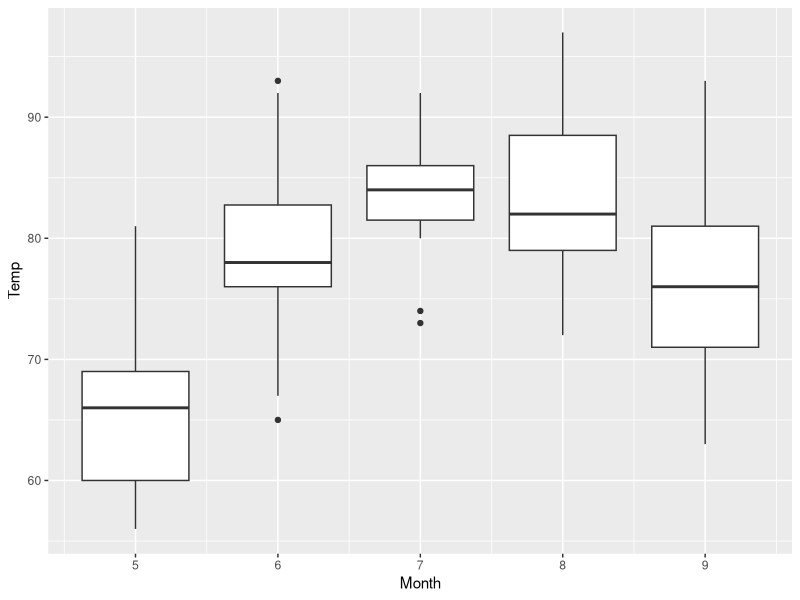

The R source for this figure:
# 변수 생성
# = : ~를 ~에 저장하여라 (할당)
a=2
print(a)
# [1] 2

# == 또는 !=
# == : 맞는지 판단하여라
# != : 틀린지 판단하여라
a = 2
a ==2
# [1] TRUE
a != 2
# [1] FALSE

# 벡터(Vector)
# c() = combind의 약자
# 벡터의 생성
# c(값1, 값2…)
x1 = c(1,2,3,4)
x1
# [1] 1 2 3 4

# seq()
x1 = c(1:10)
x1
# [1]  1  2  3  4  5  6  7  8  9 10

x2 = seq(1,10,2)
x2
# [1] 1 3 5 7 9

# rep()
# rep = repeat의 약자
# rep(반복할 값, 반복할 횟수)

y = rep(1,10)
y
# [1] 1 1 1 1 1 1 1 1 1 1
y2 = rep(c(1,10),2)
y2
# [1]  1 10  1 10
y3 = rep(c(1,100), c(2,2))
y3
# [1]   1   1 100 100

# 리스트(List)
# 리스트는 (키, 값) 형태로 데이터를 저장하는 R의 모든 객체를 담을 수 있는 데이터 구조
# list(key=value, key=value...)
a=list(
  x=c('poeun', 'pouen1'),
  y=c(1,2))
a$x  
# [1] "poeun"  "pouen1"
a$y
# [1] 1 2

# matrix(): matrix(data = 데이터 , nrow = 행의 수, ncol = 열의 수, byrow = 행/열 기준, dimnames = 행과 열의 이름 리스트)
# byrow는 TRUE이면 행을 기준으로 입력, FALSE이면 열을 기준으로 입력한다. (default = FALSE)
x1=c(1:8)
x1
# [1] 1 2 3 4 5 6 7 8

MATRIX_R = matrix(
  data =x1,
  nrow =4
)
MATRIX_R
#      [,1] [,2]
# [1,]    1    5
# [2,]    2    6
# [3,]    3    7
# [4,]    4    8

MATRIX_C = matrix(
  data = x1,
  ncol = 4
)
MATRIX_C
#      [,1] [,2] [,3] [,4]
# [1,]    1    3    5    7
# [2,]    2    4    6    8

# dataframe의 생성
# data.frame(변수명1=벡터1)
# head() : 데이터의 상단 부분을 지정해주는 행만큼 출력해주는 함수
DATA_SET = data.frame(
  x1 = c(1:10),
  x1_2 = seq(1,10,1),
  x2 = seq(1,10,2),
  y = rep(1,10)
)
head(DATA_SET, 3)
#   x1 x1_2 x2 y
# 1  1    1  1 1
# 2  2    2  3 1
# 3  3    3  5 1



# length()
# 1차원 벡터일 경우
# 벡터에 속한 원소의 갯수
length(x1)

length(c(1:10))
# [1] 10

# dim()
# 2차원 행렬, 데이터프레임인 경우
# 첫번째 : 행의 개수, 두번째 : 열의 개수
dim(MATRIX_R)
# [1] 4 2

dim(DATA_SET)
# [1] 10  4

# c() : 들어오는 값들을 묶어 하나의 벡터로 만드는 기능을 실행
# ()안에는 분석하고자 하는 원소값들이 입력되어야 한다.
a=c(1,2,3,4,5)
a
# [1] 1 2 3 4 5

# {}는 for, if문 등에서 조건식을 삽입할 때 쓰인다.

for(i in c(1:5)){
  print(i)
}
# [1] 1
# [1] 2
# [1] 3
# [1] 4
# [1] 5

B = c() # 빈 공간의 벡터 생성

for(k in seq(1,10,2)){
  B=c(B,k)
}
B
# [1] 1 3 5 7 9

# []는 index를 입력해야 될 때 쓰인다.

# 1, 2번째 값
a[1:2]
# [1] 1 2
# 3번째 값 빼고
a[-3]
# [1] 1 2 4 5
a[c(1,2,4,5)]
# [1] 1 2 4 5

DATA_SET
#    x1 x1_2 x2 y
# 1   1    1  1 1
# 2   2    2  3 1
# 3   3    3  5 1
# 4   4    4  7 1
# 5   5    5  9 1
# 6   6    6  1 1
# 7   7    7  3 1
# 8   8    8  5 1
# 9   9    9  7 1
# 10 10   10  9 1

# 1행 전부
DATA_SET[1,]
#   x1 x1_2 x2 y
# 1  1    1  1 1

# 1열 전부
DATA_SET[,1]
#  [1]  1  2  3  4  5  6  7  8  9 10

# 1,2,3행 & 2열 빼고 나머지
DATA_SET[c(1,2,3),-2]
#   x1 x2 y
# 1  1  1 1
# 2  2  3 1
# 3  3  5 1


# as.Date(변수, format='날짜 형식')

DATE_O = '2021-11-05'
str(DATE_O)
# chr "2021-11-05"
DATE_C = as.Date(DATE_O, format = '%Y-%m-%d')
str(DATE_C)
# Date[1:1], format: "2021-11-05"

# as.POSIXct(날짜, format = '날짜형식')

DATE_02 = '2021-11-05 23:13:23'
DATE_P = as.POSIXct(DATE_02, format = '%Y-%m-%d %H:%M:%S')
DATE_P
# [1] "2021-11-05 23:13:23 KST"

# format(날짜변수, '형식)

format(DATE_P, '%A')
# [1] "금요일"
format(DATE_P, '%M')
# [1] "13"
format(DATE_P, '%Y')
# [1] "2021"

# as()

x=c(1,2,3,4,5,6,7,8,9,10)
x1 = as.integer(x) ; str(x1)
# int [1:10] 1 2 3 4 5 6 7 8 9 10
x2 = as.numeric(x) ; str(x2)
# num [1:10] 1 2 3 4 5 6 7 8 9 10
x3 = as.factor(x) ; str(x3)
# Factor w/ 10 levels "1","2","3","4",..: 1 2 3 4 5 6 7 8 9 10
x4 = as.character(x) ; str(x4)
# chr [1:10] "1" "2" "3" "4" "5" "6" "7" "8" "9" "10"
summary(x1)
#  Min. 1st Qu.  Median    Mean 3rd Qu.    Max. 
#  1.00    3.25    5.50    5.50    7.75   10.00

# is()

x=c(1:5)
y=c("str1", "str2")
is.integer(x)
# [1] TRUE
is.numeric(x)
# [1] TRUE
is.factor(y)
# [1] FALSE
is.character(y)
# [1] TRUE

# sample()
S1 =sample(1:45, 6, replace= FALSE)
S1
# [1] 39 11 35 20 37 27

# set.seed()
S2 = sample(1:45, 6, replace=FALSE)
S2
# [1]  8 31 15  9 42 45

# ifelse 문법
# ifelse(조건식, 명령어1, 명령어2) : 참이면 명령어1, 거짓이면 명령어2
A = c(1,2,3,4,5)
if(7 %in% A){
  print('TRUE')
} else{
  print('FALSE')
}
# [1] "FALSE"

# switch 문
# 조건에 따라 여러 개의 경로 중 하나를 선택하여 명령어를 실행하는 명령어
course = "C"
switch(course,
       "A" = "brunch",
       "B" = "lunch",
       "dinner")
# [1] "dinner"


# for 문
# 범위에 들어있는 각각의 값을 변수에 할당하고 블록 안의 문장을 수행
for (i in 1:4){
  print(i)
}
# [1] 1
# [1] 2
# [1] 3
# [1] 4

# while 문
# 조건문 참일 때 블록 안의 명령어들을 수행
i=1
while (i<=4){
  print(i)
  i=i+1
}
# [1] 1
# [1] 2
# [1] 3
# [1] 4

# repeat 문
# 반복문을 중간에 탈추하기 위해 사용하는 명령어
i=1
repeat {
  print(i)
  if (i>=2){
    break
  }
  i=i+1
}
# [1] 1
# [1] 2

# break 문 
for (i in 1:5){
  print(i)
  if (i>=3){
    break
  }
}
# [1] 1
# [1] 2
# [1] 3

# next 문
# 반복문에서 다음 반복으로 넘어갈 수 있도록 하는 명령어
# 파이썬의 continue와 같은 개념
for (i in 1:5){
  if (i == 3){
    next
  }
  print(i)
}
# [1] 1
# [1] 2
# [1] 4
# [1] 5

# function()
Plus_One = function(x){
  y=x+1
  return (y)
}
Plus_One(3)
# [1] 4

# install.packages('ggplot2')
# 'C:/Rlib'의 위치에 패키지(들)을 설치합니다.
# (왜냐하면 'lib'가 지정되지 않았기 때문입니다)
# --- 현재 세션에서 사용할 CRAN 미러를 선택해 주세요 ---
# URL 'https://cran.seoul.go.kr/bin/windows/contrib/4.1/ggplot2_3.3.5.zip'을 시도합니다
# Content type 'application/zip' length 4129789 bytes (3.9 MB)
# downloaded 3.9 MB

# package 'ggplot2' successfully unpacked and MD5 sums checked

# The downloaded binary packages are in
#         C:\Users\poeun\AppData\Local\Temp\RtmpCULWCS\downloaded_packages
library(ggplot2)


# geom_boxplot 예시
head(airquality)
#   Ozone Solar.R Wind Temp Month Day
# 1    41     190  7.4   67     5   1
# 2    36     118  8.0   72     5   2
# 3    12     149 12.6   74     5   3
# 4    18     313 11.5   62     5   4
# 5    NA      NA 14.3   56     5   5
# 6    28      NA 14.9   66     5   6


library(ggplot2)
ggplot(data=airquality, # 그래프에 필요한 객체인 airquality 대입
       aes(x=Month, # x축에 들어갈 칼럼명으로 Month 대입
           y=Temp, # y축에 들어갈 컬럼명으로 Temp 대입
           group=Month) # Month 기준으로 집계
       ) + geom_boxplot() #Boxplot으로 출력
